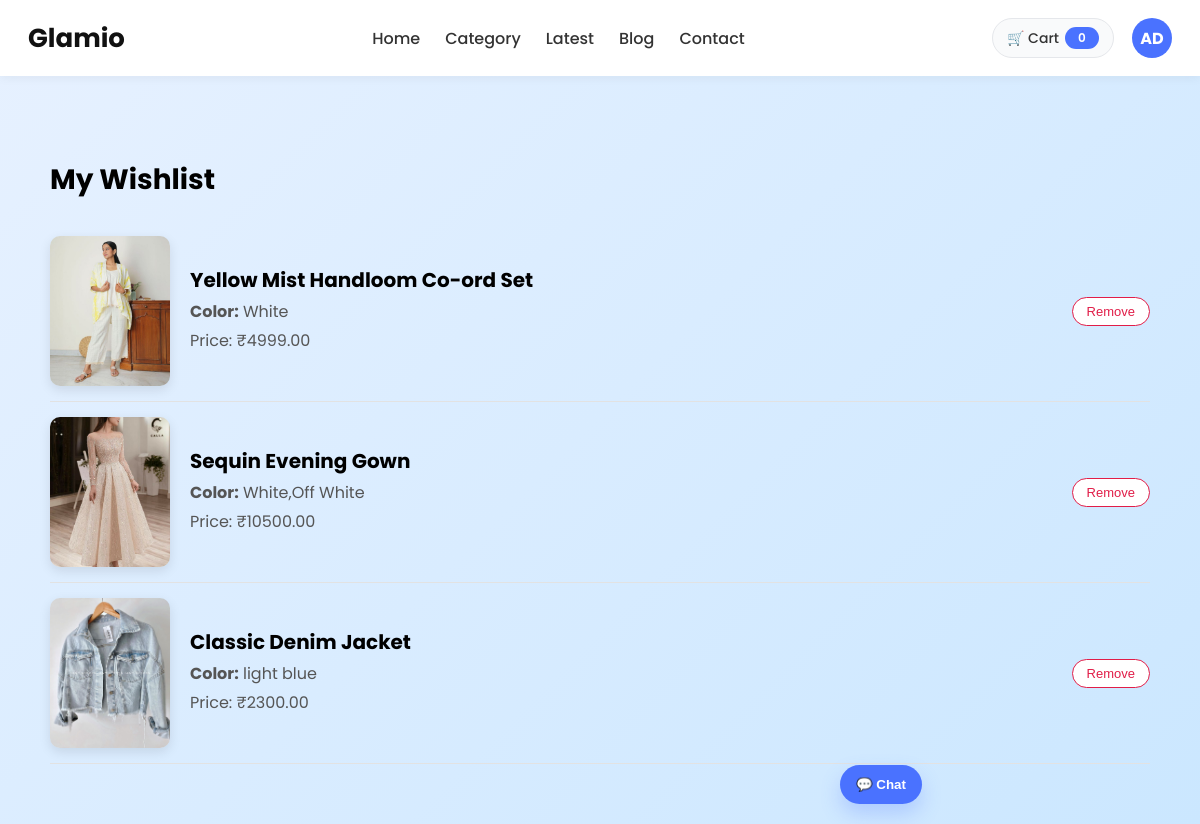
The app's page /list_wishlist/ (signed in) with its own data.
### user_app/models.py (models this page shows)
class CustomUserModel(AbstractUser):
    full_name = models.CharField(max_length=100)
    mobile_no = models.CharField(max_length=15,unique=True)

### wishlist_app/models.py (models this page shows, shortened)
class WishlistItem(models.Model):
    user = models.ForeignKey(CustomUserModel, on_delete=models.CASCADE)
    product = models.ForeignKey(ProductModel, on_delete=models.CASCADE)
    created_at = models.DateTimeField(auto_now_add=True)
    class Meta:
        unique_together = ("user", "product")  # same product only once per user

### product_app/models.py (models this page shows, shortened)
class ProductModel(models.Model):
    SIZE_CHOICES = [
        ("XS", "XS"),
        ("S", "S"),
        ("M", "M"),
        ("L", "L"),
        ("XL", "XL"),
        ("XXL", "XXL"),
        ("3XL", "3XL"),
        ("4XL", "4XL"),
    ]
    name = models.CharField(max_length=200)
    slug = models.SlugField(unique=True, blank=True)
    category = models.ForeignKey(CategoryModel, on_delete=models.CASCADE)
    price = models.DecimalField(max_digits=10, decimal_places=2)
    description = models.TextField()
    image = models.ImageField(upload_to='products/')
    stock = models.PositiveIntegerField(default=0)
    sizes_available = models.CharField(max_length=50, help_text="Use comma separated values e.g. XS,S,M")
    is_set = models.BooleanField(default=False)
    top_sizes_available = models.CharField(
        max_length=100,
        blank=True,
        null=True,
        help_text="Comma separated TOP sizes e.g. XS,S,M,L"
    )
    bottom_sizes_available = models.CharField(
        max_length=100,
        blank=True,
        null=True,
        help_text="Comma separated BOTTOM sizes e.g. 26,28,30,32 OR S,M,L"
    )
    material = models.CharField(max_length=100, blank=True, null=True)
    color = models.CharField(max_length=200)
    created_at = models.DateTimeField(auto_now_add=True)
    updated_at = models.DateTimeField(auto_now=True)
    is_active = models.BooleanField(default=True)

### wishlist_app/views.py (the view)
# urls.py: path('list_wishlist/',WishlistDetailView.as_view(),name="wishlist_details"),
class WishlistDetailView(LoginRequiredMixin, ListView):
    model = WishlistItem
    template_name = "wishlist_detail.html"
    context_object_name = "items"
    def get_queryset(self):
        return WishlistItem.objects.filter(user=self.request.user).select_related("product")

### cart_app/context_processors.py (called while the page is built)
def cart_count(request):
    if not request.user.is_authenticated:
        return {"cart_count": 0}
    total = (
        CartItem.objects
        .filter(cart__user=request.user)    # follow FK: CartItem.cart -> Cart.user
        .aggregate(total=Sum("quantity"))["total"]
        or 0
    )
    return {"cart_count": total}

### wishlist_app/templates/wishlist_detail.html (shortened to what this page needs)
{% extends "base.html" %}
{% load static %}
{% block content %}
<div class="wishlist-page">
    <h2 class="wishlist-title">My Wishlist</h2>
    {% if items %}
        {% for item in items %}
            <div class="wishlist-item">
                {% if item.product.image %}
                    <img src="{{ item.product.image.url }}" alt="{{ item.product.name }}">
                {% else %}
                    <img src="{% static 'images/default_product.png' %}" alt="No image">
                {% endif %}
                <div class="item-info">
                    <h4>{{ item.product.name }}</h4>
                    <p><strong>Color:</strong> {{ item.product.color }}</p>
                    <p>Price: ₹{{ item.product.price }}</p>
                </div>
                <form method="post" action="{% url 'wishlist_remove' item.id %}">
                    <button type="submit" class="btn-remove">Remove</button>
                </form>
            </div>
        {% endfor %}
    {% else %}
        <p class="empty-wishlist">Your wishlist is empty 💕</p>
    {% endif %}
</div>
{% endblock %}

### product_app/templates/base.html (shortened to what this page needs)
{% load static %}
<!doctype html>
<html lang="en">
<head>
</head>
<body>
  <nav class="main-nav">
    <div class="logo">Glamio</div>
    <ul>
      <li><a href="{% url 'product_list' %}">Home</a></li>
      <li><a href="#">Category</a></li>
      <li><a href="#">Latest</a></li>
      <li><a href="#">Blog</a></li>
      <li><a href="#">Contact</a></li>
    </ul>
    <div class="nav-right">
      <a href="{% url 'cart_details' %}" class="cart-link">
        <span>🛒 Cart</span>
        <span class="cart-count">{{ cart_count|default:"0" }}</span>
      </a>
      {% if user.is_authenticated %}
      <div class="profile-menu">
        <div class="avatar">{{ user.username|slice:":2"|upper }}</div>
      </div>
      {% else %}
      <a href="{% url 'login' %}" class="btn-primary"
        style="background:#fff;border:2px solid #4A72FF;color:#4A72FF;">
        Login
      </a>
      <a href="{% url 'register' %}" class="btn-primary">Sign up</a>
      {% endif %}
    </div>
  </nav>
  <main>
    {% block content %}{% endblock %}
  </main>
  <div id="chatbot">
    <button class="toggle" onclick="toggleChat()">💬 Chat</button>
  </div>
</body>
</html>

### product_app/templates/base.html (style rules this page uses)
body { margin: 0; font-family: 'Poppins', sans-serif; background: #ffffff; }
nav.main-nav { display: flex; justify-content: space-between; align-items: center; padding: 18px 28px; font-weight: 500; position: sticky; top: 0; background: white; z-index: 100; box-shadow: 0 2px 10px rgba(0, 0, 0, 0.05); }
nav .logo { font-size: 26px; font-weight: 700; color: #111; }
nav ul { display: flex; gap: 25px; list-style: none; padding: 0; margin: 0; align-items: center; }
nav ul li a { text-decoration: none; color: #333; font-weight: 500; transition: 0.3s; }
.nav-right { display: flex; align-items: center; gap: 18px; }
.cart-link { display: inline-flex; align-items: center; gap: 6px; text-decoration: none; font-weight: 500; color: #333; padding: 8px 14px; border-radius: 999px; border: 1px solid #e5e7eb; background: #f9fafb; font-size: 14px; }
.cart-count { min-width: 22px; height: 22px; border-radius: 999px; font-size: 12px; display: inline-flex; align-items: center; justify-content: center; background: #4A72FF; color: #fff; font-weight: 600; padding: 0 6px; }
.profile-menu { position: relative; cursor: pointer; }
.avatar { width: 40px; height: 40px; border-radius: 50%; background: #4A72FF; color: white; display: flex; justify-content: center; align-items: center; font-weight: 700; font-size: 16px; }
#chatbot { position: fixed; bottom: 20px; right: 20px; width: 340px; font-family: 'Poppins', sans-serif; z-index: 9999; }
#chatbot .toggle { background: #4A72FF; color: #fff; border: none; border-radius: 999px; padding: 12px 16px; cursor: pointer; font-weight: 600; box-shadow: 0 10px 20px rgba(74, 114, 255, 0.25); }

### wishlist_app/templates/wishlist_detail.html (style rules this page uses)
body { background: linear-gradient(135deg, #E7F1FF, #CBE7FF); }
.wishlist-page { max-width: 1100px; margin: 40px auto; padding: 20px; font-family: 'Poppins', sans-serif; }
.wishlist-title { font-size: 28px; font-weight: 700; margin-bottom: 20px; }
.wishlist-item { display: flex; align-items: center; gap: 20px; padding: 15px 0; border-bottom: 1px solid #e2e2e2; }
.wishlist-item img { width: 120px; height: 150px; object-fit: cover; border-radius: 10px; box-shadow: 0px 4px 12px rgba(0,0,0,0.1); }
.item-info { flex: 1; }
.item-info h4 { margin: 0; font-size: 20px; }
.item-info p { margin: 4px 0; color: #555; }
.btn-remove { padding: 6px 14px; border-radius: 999px; border: 1px solid #e11d48; background: #fff; color: #e11d48; cursor: pointer; font-size: 13px; }

### records on screen
CustomUserModel: username "AD"
WishlistItem: product.image (picture), product.name "Yellow Mist Handloom Co-ord Set", product.color "White", product.price "4999.00"
WishlistItem: product.image (picture), product.name "Sequin Evening Gown", product.color "White,Off White", product.price "10500.00"
WishlistItem: product.image (picture), product.name "Classic Denim Jacket", product.color "light blue", product.price "2300.00"

### other values on screen
{{ cart_count|default:"0" }} "0"
